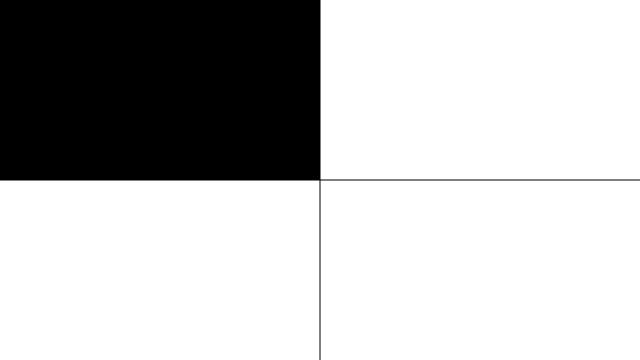
Frame 1 (no input)
Frame 60 (no input): identical to frame 1, image omitted
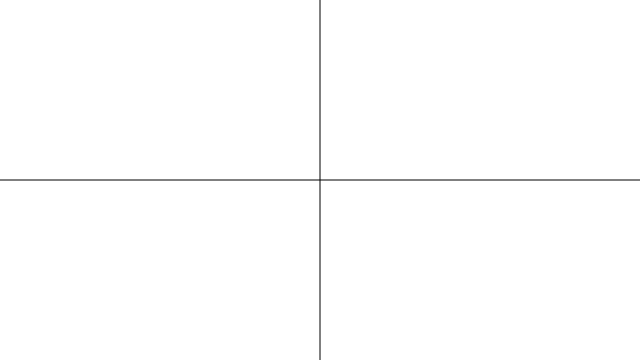
Frame 120 (the mouse pressed at the canvas centre since frame 60)

The p5.js sketch that drew these frames (run headless with seeded random() and noise() and a simulated clock; from frame 60 on, the mouse is pressed at the canvas centre):

// p5.js sketch
// ── sketch.js
// Learning Processing
// Daniel Shiffman
// http://www.learningprocessing.com

// Example 5-3: Rollovers
function setup() {
  createCanvas(640, 360);
}

function draw() {
  background(255);
  stroke(0);
  line(320, 0, 320, 360);
  line(0, 180, 640, 180);

  // Fill a black color
  noStroke();
  fill(0);

  // Depending on the mouse location, a different rectangle is displayed.    
  if (mouseX < 320 && mouseY < 180) {
    rect(0, 0, 320, 180);
  } else if (mouseX > 320 && mouseY < 180) {
    rect(320, 0, 320, 180);
  } else if (mouseX < 320 && mouseY > 180) {
    rect(0, 180, 320, 180);
  } else if (mouseX > 320 && mouseY > 180) {
    rect(320, 180, 320, 180);
  }
}
